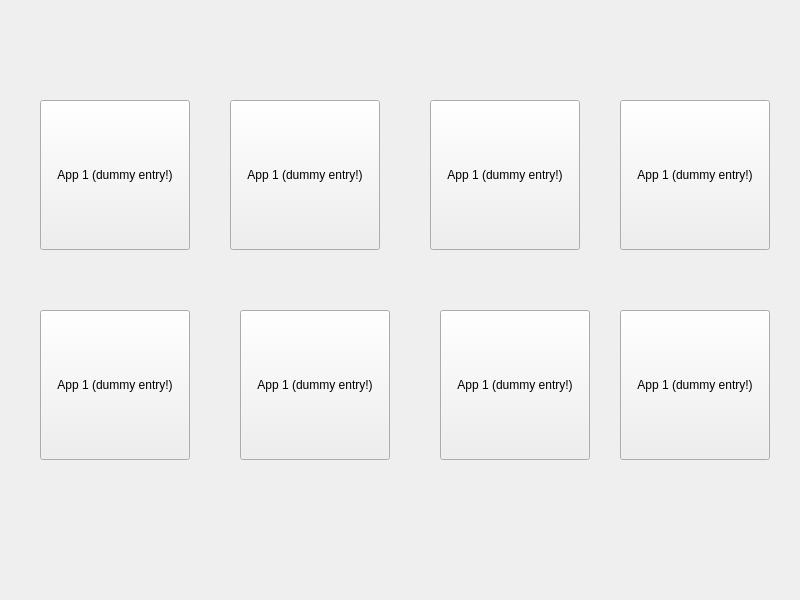
<?xml version="1.0" encoding="UTF-8"?>
<ui version="4.0">
 <class>MainWindow</class>
 <widget class="QMainWindow" name="MainWindow">
  <property name="geometry">
   <rect>
    <x>0</x>
    <y>0</y>
    <width>800</width>
    <height>600</height>
   </rect>
  </property>
  <property name="focusPolicy">
   <enum>Qt::NoFocus</enum>
  </property>
  <property name="windowTitle">
   <string/>
  </property>
  <property name="styleSheet">
   <string notr="true"/>
  </property>
  <widget class="QWidget" name="centralWidget">
   <widget class="QWidget" name="widget_Background" native="true">
    <property name="geometry">
     <rect>
      <x>0</x>
      <y>60</y>
      <width>800</width>
      <height>480</height>
     </rect>
    </property>
    <property name="focusPolicy">
     <enum>Qt::NoFocus</enum>
    </property>
    <property name="styleSheet">
     <string notr="true">background-image: url(:/images/backgrounds/bg_blue_day.png)
</string>
    </property>
    <widget class="QWidget" name="widget_Home_Icon" native="true">
     <property name="geometry">
      <rect>
       <x>-40</x>
       <y>320</y>
       <width>200</width>
       <height>200</height>
      </rect>
     </property>
     <property name="styleSheet">
      <string notr="true">border-image: url(:/icons/home_day.png) 0 0 0 0 stretch stretch;
</string>
     </property>
    </widget>
    <widget class="QPushButton" name="pushButton">
     <property name="geometry">
      <rect>
       <x>40</x>
       <y>40</y>
       <width>150</width>
       <height>150</height>
      </rect>
     </property>
     <property name="focusPolicy">
      <enum>Qt::NoFocus</enum>
     </property>
     <property name="text">
      <string>App 1 (dummy entry!)</string>
     </property>
    </widget>
    <widget class="QPushButton" name="pushButton_2">
     <property name="geometry">
      <rect>
       <x>230</x>
       <y>40</y>
       <width>150</width>
       <height>150</height>
      </rect>
     </property>
     <property name="focusPolicy">
      <enum>Qt::NoFocus</enum>
     </property>
     <property name="text">
      <string>App 1 (dummy entry!)</string>
     </property>
    </widget>
    <widget class="QPushButton" name="pushButton_3">
     <property name="geometry">
      <rect>
       <x>430</x>
       <y>40</y>
       <width>150</width>
       <height>150</height>
      </rect>
     </property>
     <property name="focusPolicy">
      <enum>Qt::NoFocus</enum>
     </property>
     <property name="text">
      <string>App 1 (dummy entry!)</string>
     </property>
    </widget>
    <widget class="QPushButton" name="pushButton_4">
     <property name="geometry">
      <rect>
       <x>620</x>
       <y>40</y>
       <width>150</width>
       <height>150</height>
      </rect>
     </property>
     <property name="focusPolicy">
      <enum>Qt::NoFocus</enum>
     </property>
     <property name="text">
      <string>App 1 (dummy entry!)</string>
     </property>
    </widget>
    <widget class="QPushButton" name="pushButton_5">
     <property name="geometry">
      <rect>
       <x>620</x>
       <y>250</y>
       <width>150</width>
       <height>150</height>
      </rect>
     </property>
     <property name="focusPolicy">
      <enum>Qt::NoFocus</enum>
     </property>
     <property name="text">
      <string>App 1 (dummy entry!)</string>
     </property>
    </widget>
    <widget class="QPushButton" name="pushButton_6">
     <property name="geometry">
      <rect>
       <x>440</x>
       <y>250</y>
       <width>150</width>
       <height>150</height>
      </rect>
     </property>
     <property name="focusPolicy">
      <enum>Qt::NoFocus</enum>
     </property>
     <property name="text">
      <string>App 1 (dummy entry!)</string>
     </property>
    </widget>
    <widget class="QPushButton" name="pushButton_7">
     <property name="geometry">
      <rect>
       <x>40</x>
       <y>250</y>
       <width>150</width>
       <height>150</height>
      </rect>
     </property>
     <property name="focusPolicy">
      <enum>Qt::NoFocus</enum>
     </property>
     <property name="text">
      <string>App 1 (dummy entry!)</string>
     </property>
    </widget>
    <widget class="QPushButton" name="pushButton_8">
     <property name="geometry">
      <rect>
       <x>240</x>
       <y>250</y>
       <width>150</width>
       <height>150</height>
      </rect>
     </property>
     <property name="focusPolicy">
      <enum>Qt::NoFocus</enum>
     </property>
     <property name="text">
      <string>App 1 (dummy entry!)</string>
     </property>
    </widget>
   </widget>
  </widget>
 </widget>
 <layoutdefault spacing="6" margin="11"/>
 <resources/>
 <connections/>
</ui>
